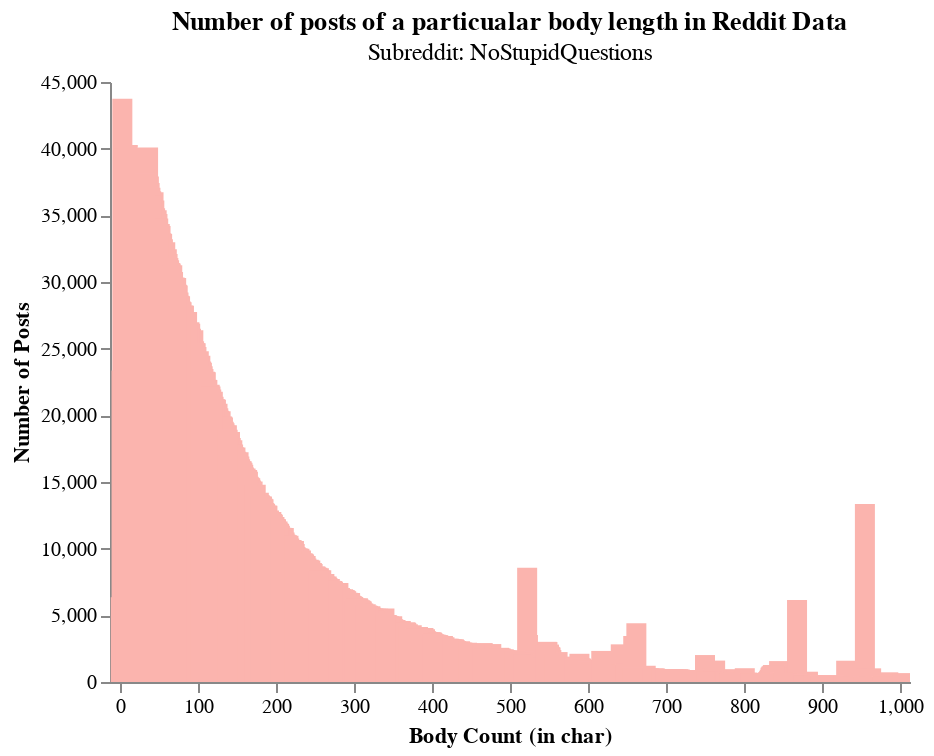

Notebook source saved alongside this figure:
### Code cell
import altair as alt
alt.data_transformers.disable_max_rows()
body_count_plot2 = (
        alt.Chart(body_count_df2)
        .mark_bar(width = 10)
        .encode(
            x = alt.X("length_body", title="Body Count (in char)",scale=alt.Scale(domain=[0, 1000])),
            y=alt.Y("count_body_group", title="Number of Posts"),
            color=alt.value('#fbb4ae'),
            tooltip=[alt.Tooltip('count_body_group')]
        )
    ).properties(height=alt.Step(30),title={
      "text": ["Number of posts of a particualar body length in Reddit Data"], 
      "subtitle": ["Subreddit: NoStupidQuestions"]
    },).interactive().configure_axis(
    grid=False
).configure_view(
    strokeWidth=0
)

body_count_plot2.save("plots/body_count2.html")
body_count_plot2

### Figure 1 — Vega-Lite specification as saved in the notebook (floating-point values rounded to 4 significant figures; data arrays with more than 128 entries replaced by an {"elided": "..."} marker saying what was removed)
{"config": {"view": {"continuousWidth": 400, "continuousHeight": 300, "strokeWidth": 0}, "axis": {"grid": false}}, "data": {"name": "data-4fac809b92b9568c5c8708be3718eaf7"}, "mark": {"type": "bar", "width": 10}, "encoding": {"color": {"value": "#fbb4ae"}, "tooltip": [{"field": "count_body_group", "type": "quantitative"}], "x": {"field": "length_body", "scale": {"domain": [0, 1000]}, "title": "Body Count (in char)", "type": "quantitative"}, "y": {"field": "count_body_group", "title": "Number of Posts", "type": "quantitative"}}, "height": {"step": 30}, "selection": {"selector002": {"type": "interval", "bind": "scales", "encodings": ["x", "y"]}}, "title": {"text": ["Number of posts of a particualar body length in Reddit Data"], "subtitle": ["Subreddit: NoStupidQuestions"]}, "$schema": "https://vega.github.io/schema/vega-lite/v4.17.0.json", "datasets": {"data-4fac809b92b9568c5c8708be3718eaf7": {"elided": "5986 records"}}}
